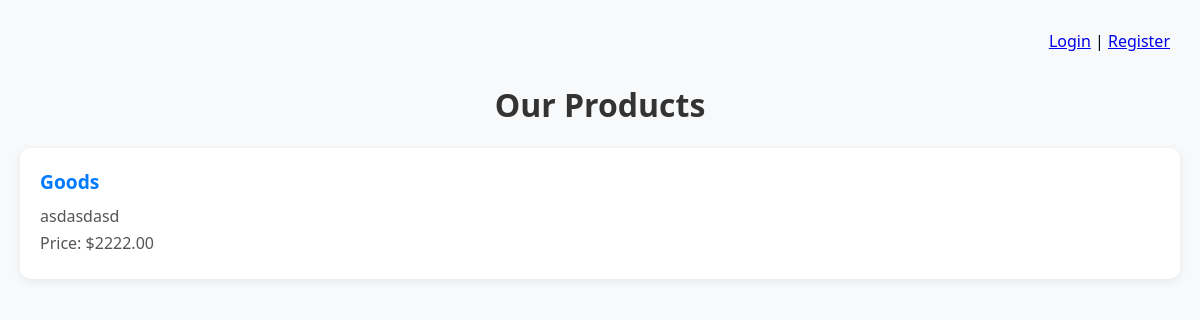
Before: / with the older database file.
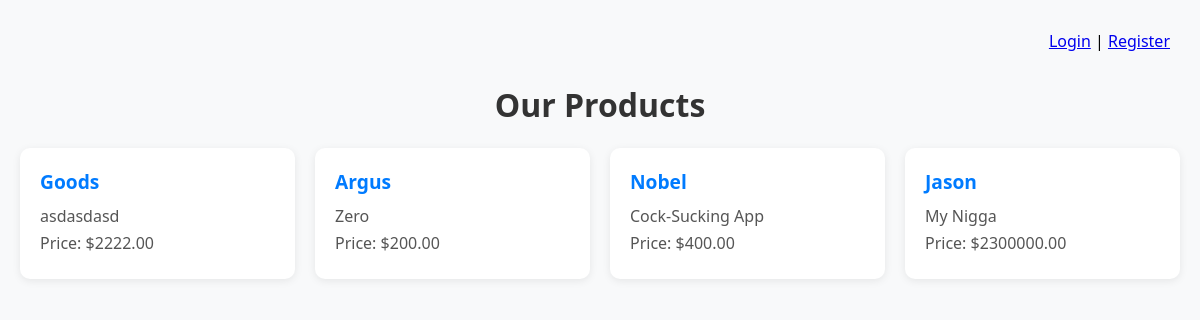
After: the same page with the newer database file.
### store/models.py (models this page shows, shortened)
class Product(models.Model):
    name = models.CharField(max_length=200)
    price = models.DecimalField(max_digits=10, decimal_places =2)
    description = models.TextField()
    image = models.ImageField(upload_to='products/')
    stock = models.PositiveIntegerField()

### store/views.py (the view)
# urls.py: path('', views.product_list, name='product_list'),
def product_list(request):
    products = Product.objects.all()
    return render(request, 'store/product_list.html', {'products':products})

### store/templates/store/product_list.html (shortened to what this page needs)
{% extends 'store/base.html' %}
{% load static %}
{% block content %}
    <h1>Our Products</h1>
    {% if products %}
        <ul class="product-list">
            {% for product in products %}
                <li class="product-item">
                    <strong>{{ product.name }}</strong>
                    <p>{{ product.description }}</p>
                    <p>Price: ${{ product.price }}</p>
                </li>
            {% endfor %}
        </ul>
    {% else %}
        <p style="text-align: center;">No products available.</p>
    {% endif %}
{% endblock %}

### store/templates/store/base.html (shortened to what this page needs)
{% load static %}
<!DOCTYPE html>
<html lang="en">
<head>
    <link rel="stylesheet" href="{% static 'store/style.css' %}">
</head>
<body>
    <nav style="text-align: right; padding: 10px;">
        {% if user.is_authenticated %}
            Welcome, {{ user.username }} |
            <a href="{% url 'logout' %}">Logout</a>
        {% else %}
            <a href="{% url 'login' %}">Login</a> |
            <a href="{% url 'register' %}">Register</a>
        {% endif %}
    </nav>
    <div class="container">
        {% block content %}{% endblock %}
    </div>
</body>
</html>

### store/static/store/style.css (style rules this page uses)
body { font-family: 'Segoe UI', Tahoma, Geneva, Verdana, sans-serif; background-color: #f8f9fa; margin: 0; padding: 20px; }
h1 { text-align: center; color: #333; }
.product-list { display: grid; grid-template-columns: repeat(auto-fit, minmax(260px, 1fr)); gap: 20px; padding: 0; list-style: none; }
.product-item { background-color: white; border-radius: 10px; box-shadow: 0 2px 8px rgba(0, 0, 0, 0.08); padding: 20px; transition: transform 0.2s ease, box-shadow 0.2s ease; }
.product-item strong { font-size: 1.2rem; display: block; color: #007bff; margin-bottom: 10px; }
.product-item p { margin: 5px 0; color: #555; }

Changed rows visible on the page:
added Product: name "Argus", description "Zero", price "200.00"
added Product: name "Nobel", description "Cock-Sucking App", price "400.00"
added Product: name "Jason", description "My Nigga", price "2300000.00"
